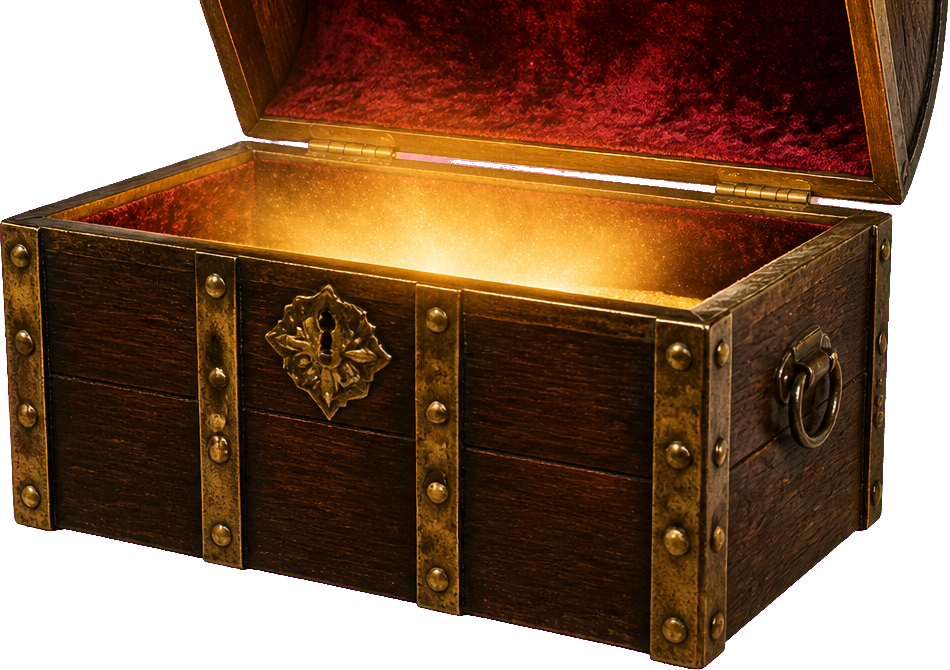
#> input picture side_projects/ChestOfLoveNotes/tools/chest_source_layers/chest_base.png, 950 x 670 px, given in place of glowing_treasure_chest_opening_sprite_sheet.png, which was not available
$ python prepare_chest_animation_frames.py
#> lines starting #> are read from the running program, lines starting #| are printed output that depends on the picture; pictures that were not available may be replaced by others from this repository, and a replacement may not be noted
#!/usr/bin/env python3
"""Prepare aligned transparent chest animation frames from authoring sprite sheets.

Source sheets (do not delete):
  assets/chest/animation/glowing_treasure_chest_opening_sprite_sheet.png
  assets/chest/animation/magical_treasure_chest_animation_sheet.png

Outputs:
  assets/art/chest/frames/empty/*.png
  assets/art/chest/frames/scroll/*.png
  assets/art/chest/scroll_rolled.png   (clean parchment-only scroll layer)
  assets/art/chest/chest_front_rim.png (thin front-lip occlusion for scroll rise)

v47 polish — PATH B (clean short magical transition):
  - AUDIT: glowing + magical sheets lack enough matched lid in-betweens
  - KEEP only closed (glow 0) + open endpoint (glow 15); reject all mid poses
  - Do NOT ship incompatible multi-frame lid swaps (geometry jumps)
  - empty + unread share the same two glowing-sheet endpoints
  - scroll rise uses ONE upright rolled parchment (standalone layer)
  - never stacked horizontal rollers / white plank slabs
  - never magical-sheet chest pixels in the scroll layer
  - dampen blown-out cavity glow on the open pose
  - normalize body exposure / lower-body scale (foot-locked)
  - reject top-sheared source cells
"""

from __future__ import annotations

import json
from pathlib import Path

import numpy as np
from PIL import Image, ImageDraw, ImageFilter

ROOT = Path(__file__).resolve().parents[1]
OUT = ROOT / "assets" / "art" / "chest" / "frames"
ART = ROOT / "assets" / "art" / "chest"
GLOW_SHEET = ROOT / "assets" / "chest" / "animation" / "glowing_treasure_chest_opening_sprite_sheet.png"
MAGIC_SHEET = ROOT / "assets" / "chest" / "animation" / "magical_treasure_chest_animation_sheet.png"

## Extra transparent rows above the planted chest; foot Y stays absolute so the
## chest does not drift when headroom grows.
CANVAS_W = 384
CANVAS_H = 496
BASE_X = CANVAS_W // 2
BASE_Y = 394  ## absolute plant row — v46 primary-mass foot lock


def load_rgb(path: Path) -> np.ndarray:
	return np.array(Image.open(path).convert("RGB"))
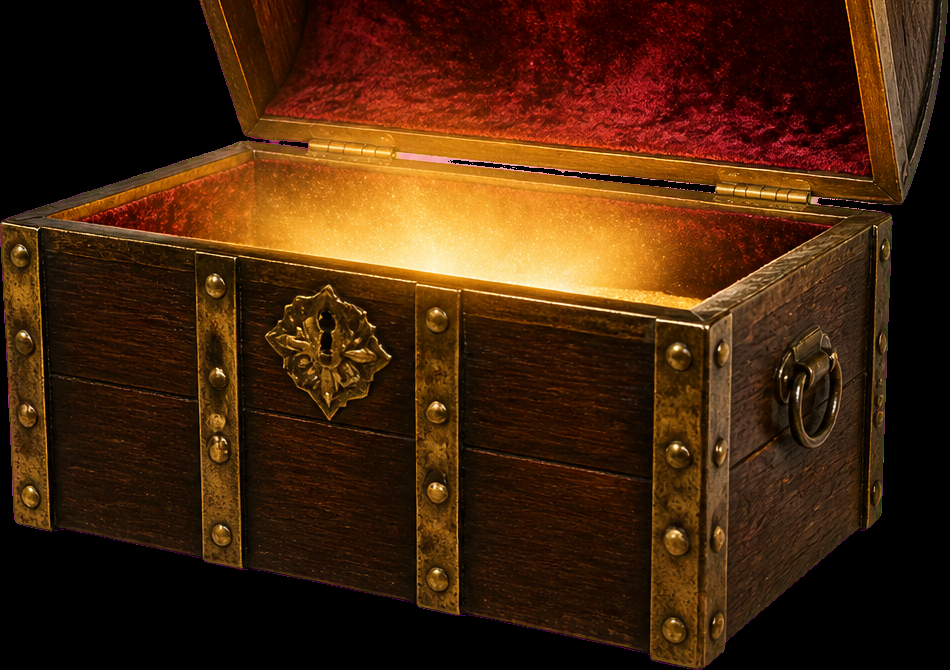
#> returned value: shape (670, 950, 3); mean of channels 0, 1, 2 68.2, 36.6, 12.7; drawn as R, G, B


def cell_at(rgb: np.ndarray, index: int, cols: int = 6, rows: int = 4) -> np.ndarray:
	h, w, _ = rgb.shape
	cw, ch = w // cols, h // rows
	r, c = divmod(index, cols)
	return rgb[r * ch : (r + 1) * ch, c * cw : (c + 1) * cw].copy()


def bg_mask(arr: np.ndarray) -> np.ndarray:
	"""Sheet-background mask — removes black cell fill WITHOUT eating dark wood.

	Prior bug: aggressive luminance cuts punched holes through mahogany panels.
	Keep any warm/dark wood or gold; only drop true near-corner black matte.
	"""
	rgb = arr.astype(np.float32)
	lum = rgb.mean(axis=2)
	corners = np.stack([arr[1, 1], arr[1, -2], arr[-2, 1], arr[-2, -2]]).astype(np.float32)
	bg = corners.mean(axis=0)
	diff = np.abs(rgb - bg).sum(axis=2)
	r = rgb[:, :, 0]
	g = rgb[:, :, 1]
	b = rgb[:, :, 2]
	## Broad chest-material keep: warm browns, mahogany, gold — even when dark.
	warm_wood = (r >= b) & (r > 12) & (g >= b * 0.35) & ((r - b) > 2)
	goldish = (r > 70) & (g > 40) & ((r - b) > 12)
	chestish = warm_wood | goldish
	## True sheet matte only: extremely close to corner bg AND not chest material.
	near_bg = (diff < 22) & (~chestish)
	black_matte = (lum < 12) & (diff < 40) & (~chestish)
	return near_bg | black_matte


def _body_mask_rgb(arr: np.ndarray) -> np.ndarray:
	"""Wood/gold body mask that ignores sparse glow dust and sheet matte."""
	is_bg = bg_mask(arr)
	r = arr[:, :, 0].astype(np.float32)
	g = arr[:, :, 1].astype(np.float32)
	b = arr[:, :, 2].astype(np.float32)
	lum = (r + g + b) / 3.0
	body = ~is_bg
	wood = body & (lum < 175) & (r > 40) & (r > b) & (g > b * 0.65)
	gold = body & (lum >= 70) & (lum < 215) & (r > 115) & (g > 75) & ((r - b) > 35)
	return wood | gold


def primary_mass_crop_h(arr: np.ndarray) -> int:
	"""Crop to the primary chest mass — drop next-cell lid bleed under a gap.

	Row-3 source cells (src 12–17) often include the top of the next sprite under
	a dark band. Using that fragment as the foot anchor warps geometry. Keep the
	largest contiguous wood/gold mass and cut below its true base.
	"""
	solid = _body_mask_rgb(arr)
	row_sum = solid.sum(axis=1).astype(np.int32)
	h = arr.shape[0]
	if int(row_sum.max()) < 20:
		return h
	thresh = max(20, int(row_sum.max() * 0.15))
	best: tuple[int, int, int] | None = None
	i = 0
	while i < h:
		if row_sum[i] >= thresh:
			j = i
			while j + 1 < h and row_sum[j + 1] >= max(8, int(thresh * 0.45)):
				j += 1
			score = int(row_sum[i : j + 1].sum())
			if best is None or score > best[2]:
				best = (i, j, score)
			i = j + 1
		else:
			i += 1
	if best is None:
		return h
	_y0, y1, _score = best
	## Keep a tiny pad under the feet; never keep a detached lower fragment.
	crop_h = min(h, y1 + 3)
	## If a dark gap then another mass exists below, force cut at the gap.
	lum = arr.mean(axis=2)
	energy = (lum > 30).sum(axis=1).astype(np.int32)
	for y in range(max(int(h * 0.45), y1 - 2), min(h - 6, y1 + 24)):
		if energy[y : y + 3].mean() < 22 and energy[y + 3 :].sum() > 180:
			## Only cut when the upper mass is already substantial.
			if energy[:y].sum() > 900:
				crop_h = min(crop_h, y)
				break
	return crop_h


def crop_bleed(arr: np.ndarray) -> tuple[np.ndarray, int]:
	"""Remove bottom-row bleed from the next sprite-sheet cell (not top content)."""
	lum = arr.mean(axis=2)
	energy = (lum > 30).sum(axis=1).astype(np.int32)
	h = arr.shape[0]
	dark = energy < 18
	bands: list[tuple[int, int]] = []
	i = 0
	while i < h:
		if dark[i]:
			j = i
			while j + 1 < h and dark[j + 1]:
				j += 1
			bands.append((i, j))
			i = j + 1
		else:
			i += 1
	crop_h = h
	for a, b in bands:
		width = b - a + 1
		if a < int(h * 0.45) or width < 8:
			continue
		below = energy[b + 1 :].sum() if b + 1 < h else 0
		above = energy[:a].sum()
		if below > 400 and above > 800:
			crop_h = min(crop_h, a)
	if crop_h == h:
		for y in range(h - 16, h - 6):
			if energy[y] < 25 and energy[y + 1 :].mean() > 30 and energy[:y].sum() > 1000:
				crop_h = y
				break
	## Detached lower fragment (next-cell lid/scroll peek) without a full dark band.
	if crop_h == h:
		lower = energy[int(h * 0.55) :]
		upper = energy[: int(h * 0.55)]
		if upper.sum() > 1200 and lower.sum() > 350:
			best_y = None
			best_score = 1e18
			for y in range(int(h * 0.55), h - 8):
				window = float(energy[y : y + 4].mean())
				if window < best_score and window < 28:
					best_score = window
					best_y = y
			if best_y is not None and energy[best_y:].sum() > 200:
				crop_h = best_y
	## Primary-mass crop wins when it is stricter — kills row-3 next-cell feet.
	mass_h = primary_mass_crop_h(arr)
	crop_h = min(crop_h, mass_h)
	if crop_h < h:
		return arr[:crop_h].copy(), crop_h
	return arr, h


def find_base(arr: np.ndarray) -> tuple[float, float] | None:
	solid = _body_mask_rgb(arr)
	h = arr.shape[0]
	## Prefer the primary mass base so next-cell fragments never win.
	row_sum = solid.sum(axis=1).astype(np.int32)
	if int(row_sum.max()) >= 20:
		thresh = max(20, int(row_sum.max() * 0.15))
		best: tuple[int, int, int] | None = None
		i = 0
		while i < h:
			if row_sum[i] >= thresh:
				j = i
				while j + 1 < h and row_sum[j + 1] >= max(8, int(thresh * 0.45)):
					j += 1
				score = int(row_sum[i : j + 1].sum())
				if best is None or score > best[2]:
					best = (i, j, score)
				i = j + 1
			else:
				i += 1
		if best is not None:
			y0, y1, _s = best
			local = row_sum[y0 : y1 + 1]
			peak = int(local.max())
			base_local = len(local) - 1
			for k in range(len(local) - 1, -1, -1):
				if local[k] >= max(8, int(peak * 0.22)):
					base_local = k
					break
			y_max = y0 + base_local
			band = max(y0, y_max - 14)
			band_m = solid & (np.arange(h)[:, None] >= band) & (np.arange(h)[:, None] <= y_max)
			_bys, bxs = np.where(band_m)
			if len(bxs) >= 5:
				return float(np.median(bxs)), float(y_max)
	lower = np.zeros_like(solid)
	lower[int(h * 0.40) :, :] = solid[int(h * 0.40) :, :]
	ys, xs = np.where(lower)
	if len(xs) < 20:
		ys, xs = np.where(solid)
	if len(xs) == 0:
		return None
	y_max = int(ys.max())
	band = y_max - 12
	band_m = lower & (np.arange(h)[:, None] >= band)
	_bys, bxs = np.where(band_m)
	if len(bxs) < 5:
		band_m = solid & (np.arange(h)[:, None] >= band)
		_bys, bxs = np.where(band_m)
	cx = float(np.median(bxs)) if len(bxs) else float(np.median(xs))
	return cx, float(y_max)


def harden_chest_opacity(rgba: np.ndarray) -> np.ndarray:
	"""Force wood/gold chest body pixels fully opaque.

	Soft mid-alpha must never make the physical chest see-through over beach.
	Glow / soft fringe may stay translucent at the extreme outer edge only.
	"""
	out = rgba.copy()
	a = out[:, :, 3].astype(np.float32)
	r = out[:, :, 0].astype(np.float32)
	g = out[:, :, 1].astype(np.float32)
	b = out[:, :, 2].astype(np.float32)
	lum = (r + g + b) / 3.0
	present = a > 18
	wood = present & (lum < 175) & (r > 35) & (r > b) & (g > b * 0.55)
	gold = present & (lum >= 55) & (lum < 235) & (r > 100) & (g > 65) & ((r - b) > 28)
	warm = present & (r > 90) & (g > 45) & ((r - b) > 20) & (lum < 220)
	body = wood | gold | warm
	## Interior fill that is clearly chest mass (not sparse glow dust).
	interior = present & (a >= 90) & (lum >= 28)
	solid = body | interior
	out[solid, 3] = 255
	## Collapse residual soft body fringe: if a mid-alpha pixel is surrounded by
	## opaque body, promote it to opaque instead of letting beach show through.
	opaque = out[:, :, 3] >= 250
	near_body = _dilate(opaque, 2) & present & (out[:, :, 3] < 250) & (lum >= 18)
	out[near_body, 3] = 255
	## Any mid-alpha pixel with warm wood/gold hue must be fully opaque.
	warmish = present & (out[:, :, 3] < 250) & (r > 30) & (g > 20) & (lum < 210) & (
		(r > b) | ((r - b) > 10)
	)
	out[warmish, 3] = 255
	## Dense cavity fill near opaque neighbors (prevents beach bleed through panels).
	opaque = out[:, :, 3] >= 250
	fill = _dilate(opaque, 1) & present & (out[:, :, 3] >= 40) & (out[:, :, 3] < 250) & (lum >= 16)
	out[fill, 3] = 255
	## Lower planted body: any visible pixel must be fully opaque (no beach bleed).
	ys, xs = np.where(out[:, :, 3] > 18)
	if len(ys):
		chest_top, chest_bot = int(ys.min()), int(ys.max())
		body_cut = int(chest_top + (chest_bot - chest_top) * 0.48)
		yy = np.arange(out.shape[0])[:, None]
		lower = (yy >= body_cut) & (out[:, :, 3] > 24) & (lum >= 12)
		out[lower, 3] = 255
	return out


# [104 lines left out: functions fill_internal_holes, normalize_body_exposure, not called in this run]


def to_rgba(arr: np.ndarray) -> np.ndarray:
	is_bg = bg_mask(arr)
	rgba = np.zeros((arr.shape[0], arr.shape[1], 4), dtype=np.uint8)
	rgba[:, :, :3] = arr
	alpha = np.where(is_bg, 0, 255).astype(np.uint8)
	lum = arr.astype(np.float32).mean(axis=2)
	corners = np.stack([arr[1, 1], arr[1, -2], arr[-2, 1], arr[-2, -2]]).astype(np.float32)
	bg = corners.mean(axis=0)
	diff = np.abs(arr.astype(np.float32) - bg).sum(axis=2)
	## Only true near-bg fringe may be soft — never dark wood/gold body mass.
	r = arr[:, :, 0].astype(np.float32)
	g = arr[:, :, 1].astype(np.float32)
	b = arr[:, :, 2].astype(np.float32)
	bodyish = ((r > 40) & (r > b) & (g > b * 0.55) & (lum < 190)) | (
		(lum >= 55) & (r > 100) & (g > 65) & ((r - b) > 28)
	)
	soft = (~is_bg) & (~bodyish) & (diff < 70) & (lum < 40)
	alpha = alpha.copy()
	alpha[soft] = 160
	near_black = (lum < 18) & (alpha > 0) & (diff < 50) & (~bodyish)
	alpha[near_black] = 0
	rgba[:, :, 3] = alpha
	## Feather a hard cell-top cut so a sliced lid/scroll does not read as a white bar.
	if arr.shape[0] > 4 and (alpha[0] > 200).sum() > 24:
		for y in range(0, 3):
			fade = float(40 + y * 55)
			row = alpha[y].astype(np.float32)
			hit = row > 40
			row[hit] = np.minimum(row[hit], fade)
			alpha[y] = row.astype(np.uint8)
		rgba[:, :, 3] = alpha
	return harden_chest_opacity(rgba)


def cell_top_clipped(arr: np.ndarray, threshold: int = 40) -> bool:
	"""True when the source cell itself shears opaque content at its top edge."""
	is_bg = bg_mask(arr)
	content = ~is_bg
	top_hits = int((content[0] | content[1]).sum())
	return top_hits >= threshold


def place_aligned(arr: np.ndarray) -> tuple[np.ndarray, tuple[float, float] | None, int]:
	cropped, crop_h = crop_bleed(arr)
	anchor = find_base(cropped)
	rgba = to_rgba(cropped)
	out = np.zeros((CANVAS_H, CANVAS_W, 4), dtype=np.uint8)
	if anchor is None:
		x0 = (CANVAS_W - cropped.shape[1]) // 2
		y0 = (CANVAS_H - cropped.shape[0]) // 2
	else:
		ax, ay = anchor
		x0 = int(round(BASE_X - ax))
		y0 = int(round(BASE_Y - ay))
	h, w = rgba.shape[:2]
	dst_x0, dst_y0 = x0, y0
	src_x0 = src_y0 = 0
	src_x1, src_y1 = w, h
	if dst_x0 < 0:
		src_x0 = -dst_x0
		dst_x0 = 0
	if dst_y0 < 0:
		src_y0 = -dst_y0
		dst_y0 = 0
	if dst_x0 + (src_x1 - src_x0) > CANVAS_W:
		src_x1 = src_x0 + (CANVAS_W - dst_x0)
	if dst_y0 + (src_y1 - src_y0) > CANVAS_H:
		src_y1 = src_y0 + (CANVAS_H - dst_y0)
	if src_x1 > src_x0 and src_y1 > src_y0:
		patch = rgba[src_y0:src_y1, src_x0:src_x1]
		dest = out[dst_y0 : dst_y0 + patch.shape[0], dst_x0 : dst_x0 + patch.shape[1]].copy()
		a = patch[:, :, 3:4].astype(np.float32) / 255.0
		dest[:, :, :3] = (
			patch[:, :, :3].astype(np.float32) * a + dest[:, :, :3].astype(np.float32) * (1 - a)
		).astype(np.uint8)
		dest[:, :, 3] = np.maximum(dest[:, :, 3], patch[:, :, 3])
		out[dst_y0 : dst_y0 + patch.shape[0], dst_x0 : dst_x0 + patch.shape[1]] = dest
	return out, anchor, crop_h


# [120 lines left out: functions base_metrics, visual_center, lower_body_width, lock_to_anchor, scale_about_foot, normalize_body_scale and 2 more, not called in this run]


def _dilate(mask: np.ndarray, n: int = 1) -> np.ndarray:
	out = mask.copy()
	for _ in range(n):
		p = np.pad(out, 1, constant_values=False)
		out = (
			out
			| p[:-2, 1:-1]
			| p[2:, 1:-1]
			| p[1:-1, :-2]
			| p[1:-1, 2:]
			| p[:-2, :-2]
			| p[:-2, 2:]
			| p[2:, :-2]
			| p[2:, 2:]
		)
	return out


# [446 lines left out: functions _clean_scroll_donor_rgba, _opaque_force, _strip_black_matte, build_vertical_love_note, dampen_cavity_glow, build_clean_scroll_layer and 7 more, not called in this run]


def process(path: Path, prefix: str, picks: list[int], sub: str, labels: list[str]) -> list[dict]:
	rgb = load_rgb(path)
	out_dir = OUT / sub
	out_dir.mkdir(parents=True, exist_ok=True)
	for p in out_dir.glob("*.png"):
		p.unlink()
	placed_list: list[tuple[np.ndarray, int, int]] = []
	for src in picks:
		cell = cell_at(rgb, src)
		if cell_top_clipped(cell, threshold=48):
			raise RuntimeError(
				f"Refusing damaged top-clipped source cell {sub} src={src} — pick a cleaner pose"
			)
		placed, _anchor, crop_h = place_aligned(cell)
		placed_list.append((placed, crop_h, src))
#> this loop made 2 passes
#> (top_hits in cell_top_clipped, crop_h) on pass 1: (0, 167)
#> top_hits in cell_top_clipped on pass 2: 158
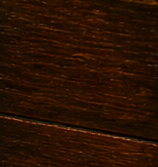
#> cell: shape (167, 158, 3); mean R, G, B 42.6, 17.5, 2.3
#> after the loop, placed_list = 1 item
	anchor_m = base_metrics(placed_list[0][0])
	if anchor_m is None:
		raise RuntimeError(f"Could not find base anchor for {sub} closed frame")
	target_cx, target_y = anchor_m
	target_visual_cx = float(CANVAS_W) * 0.5
	target_body_w = lower_body_width(placed_list[0][0]) or 180.0
	ref0 = placed_list[0][0]
	a0 = ref0[:, :, 3] > 40
	lum0 = ref0[:, :, :3].astype(np.float32).mean(axis=2)
	target_body_lum = float(lum0[a0].mean()) if a0.any() else 70.0
	print(
		f"{sub} lock foot=({target_cx:.1f},{target_y:.1f}) "
		f"body_w0={target_body_w:.1f} lum0={target_body_lum:.1f} → visual_cx={target_visual_cx:.1f} "
		f"canvas={CANVAS_W}x{CANVAS_H}"
	)
	meta: list[dict] = []
	for seq, (placed, crop_h, src) in enumerate(placed_list):
		## Normalize planted body scale before final lock — prevents subtle growth.
		scaled = normalize_body_scale(placed, target_body_w, target_cx, target_y)
		locked = finalize_locked(scaled, target_cx, target_y, target_visual_cx, target_body_lum)
		fname = f"{prefix}_{seq:02d}.png"
		Image.fromarray(locked, "RGBA").save(out_dir / fname)
		label = labels[seq] if seq < len(labels) else ""
		m = base_metrics(locked)
		vc = visual_center(locked)
		bw = lower_body_width(locked)
		top_hit = int((locked[0, :, 3] > 40).sum() + (locked[1, :, 3] > 40).sum())
		meta.append(
			{
				"file": fname,
				"src_index": src,
				"label": label,
				"crop_h": crop_h,
				"base_cx": m[0] if m else None,
				"base_y": m[1] if m else None,
				"visual_cx": vc[0] if vc else None,
				"visual_cy": vc[1] if vc else None,
				"lower_body_w": bw,
				"canvas": [CANVAS_W, CANVAS_H],
				"canvas_top_hits": top_hit,
			}
		)
		print(
			f"{sub}/{fname} src={src:02d} crop_h={crop_h} "
			f"body_w={None if bw is None else round(bw,1)} "
			f"vis_cx={None if vc is None else round(vc[0],1)} top0={top_hit} [{label}]"
		)
	(out_dir / "manifest.json").write_text(json.dumps(meta, indent=2))
	return meta


# [192 lines left out: functions process_scroll_with_rise, write_contact_shadow, write_warm_spill, not called in this run]


def main() -> None:
	## v47 PATH B — source artwork audit (glowing + magical sheets):
	##   Audited 48 candidate cells (24 glow + 24 magic).
	##   COMPATIBLE endpoints (glowing sheet, same family, non-sheared):
	##     KEEP: 0 (closed), 15 (most-open clean pose — lid back, cavity visible)
	##   INCOMPATIBLE — do not use for lid animation:
	##     glow 1–5: closed wobble / horizontal AI drift
	##     glow 6–11: crack row — body scale/perspective ≠ closed; foot jump
	##     glow 12–14, 16–17: half-open row — bleed / near-dupes / construction change
	##     glow 18–23: true fully-open row but TOP-SHEARED lids (damaged cells)
	##     magic 0–23: different body proportions vs glowing closed; 4→5 warp;
	##                 scroll artifacts in mid/late cells
	##   Verdict: NOT enough matched lid in-betweens for PATH A.
	##   Ship PATH B: closed → short magical flare → hard swap to open endpoint.
	##   Required for a fluid lid arc later: matched mid-lid poses PLUS a clean
	##   non-sheared fully-open pose with the same camera/body/trim/scale as 0.
	empty_picks = [0, 15]
	empty_labels = [
		"closed",
		"fully_open",
	]
	print("EMPTY (PATH B endpoints)")
	process(GLOW_SHEET, "empty", empty_picks, "empty", empty_labels)
	## Dampen open cavity on empty_01 after process.
	open_path = OUT / "empty" / "empty_01.png"
	if open_path.exists():
		open_img = dampen_cavity_glow(np.array(Image.open(open_path).convert("RGBA")))
		Image.fromarray(open_img, "RGBA").save(open_path)
		print(f"dampened cavity glow on {open_path.name}")
	print("SCROLL (PATH B shared endpoints + clean rolled parchment rise)")
	process_scroll_with_rise(MAGIC_SHEET)
	write_contact_shadow()
	write_warm_spill()


if __name__ == "__main__":
#> (the run stopped early here; a loop or call above may not have finished)

$ run again, on side_projects/ChestOfLoveNotes/tools/chest_source_layers/chest_front_trim.png
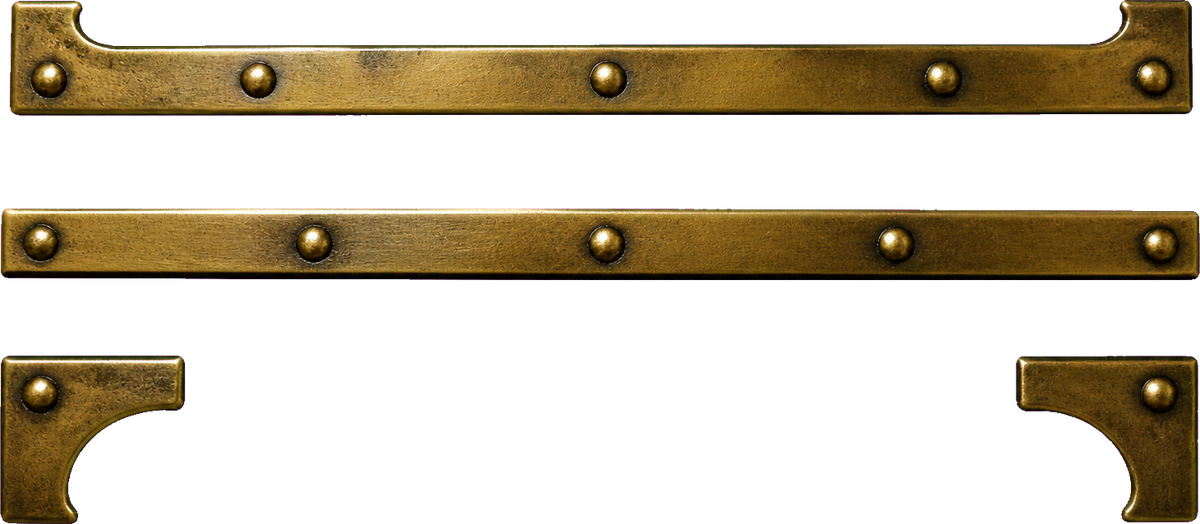
#> input picture side_projects/ChestOfLoveNotes/tools/chest_source_layers/chest_front_trim.png, 1200 x 524 px, given in place of glowing_treasure_chest_opening_sprite_sheet.png, which was not available
#> the loop in process, `for src in picks:` made 1 pass
#> top_hits in cell_top_clipped on pass 1: 68
#> pass 1, in process, `cell = cell_at(rgb, src)`:
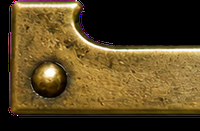
#> cell: shape (131, 200, 3); mean R, G, B 87.9, 68.5, 34.3
#> pass 1, in bg_mask, `lum = rgb.mean(axis=2)`:
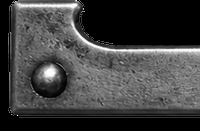
#> lum: shape (131, 200) float32; min 0, max 255, mean 63.6
#> after the loop in process, `for src in picks:`: placed_list = []
